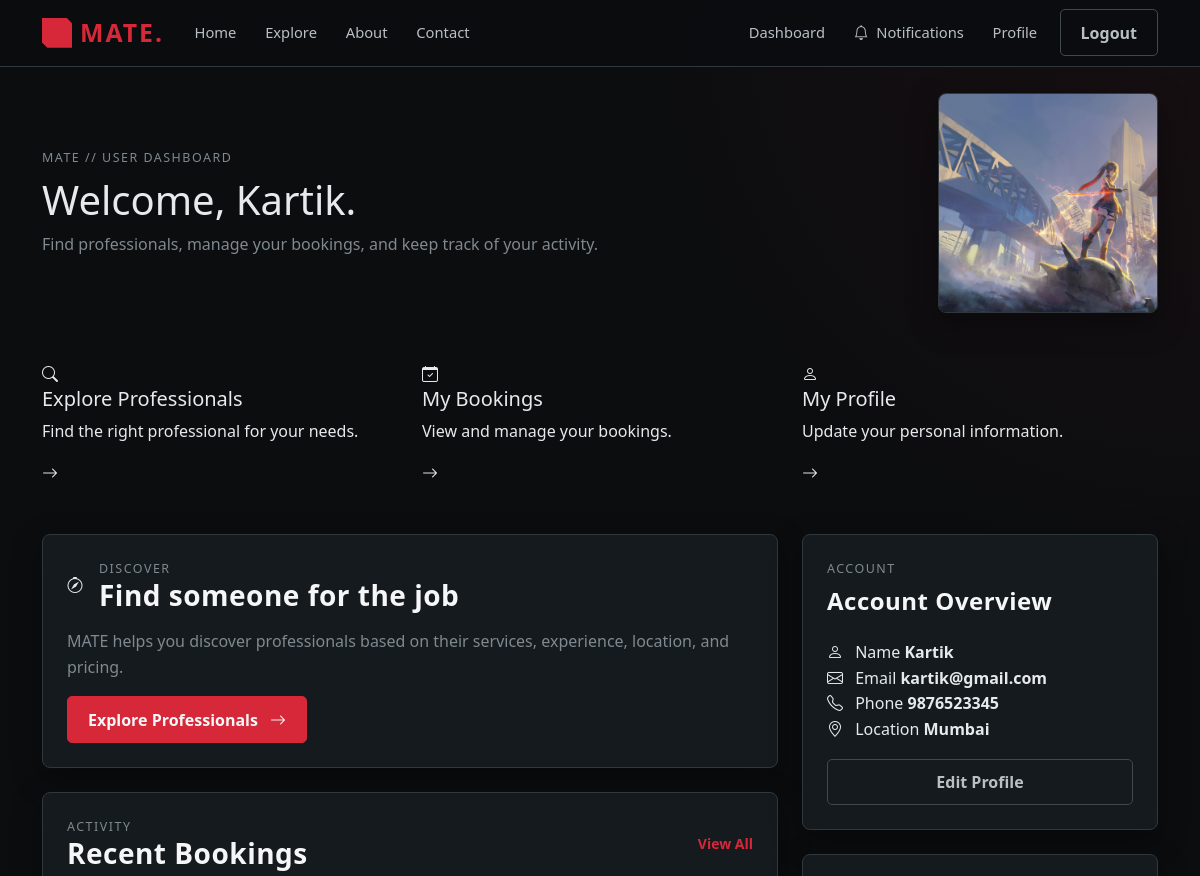
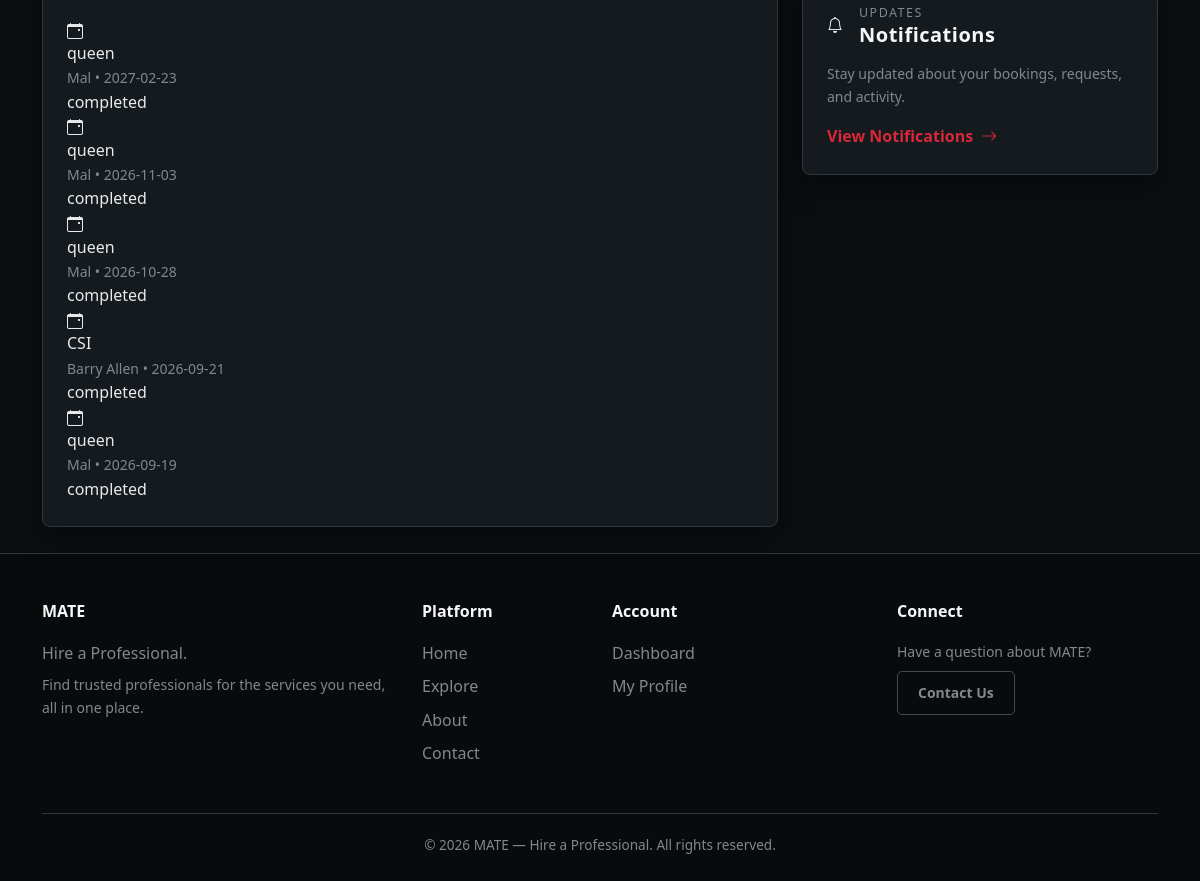
The app's page /user/dashboard (signed in) with its own data (2 pictures, top to bottom).
### tables this page shows
CREATE TABLE users (

            id INTEGER PRIMARY KEY AUTOINCREMENT,

            full_name TEXT NOT NULL,

            email TEXT NOT NULL UNIQUE,

            phone TEXT,

            password TEXT NOT NULL,

            location TEXT,

            address TEXT,

            profile_photo TEXT,

            role TEXT NOT NULL DEFAULT 'user',

            created_at TIMESTAMP DEFAULT (datetime('now', '+5 hours', '+30 minutes'))

        , date_of_birth TEXT, aadhaar_number TEXT, account_status TEXT DEFAULT 'active', ban_until TEXT, ban_reason TEXT);

CREATE TABLE bookings (

            id INTEGER PRIMARY KEY AUTOINCREMENT,

            user_id INTEGER NOT NULL,

            professional_id INTEGER NOT NULL,

            booking_date TEXT NOT NULL,

            booking_time TEXT NOT NULL,

            service TEXT NOT NULL,

            message TEXT,

            price REAL DEFAULT 0,

            status TEXT DEFAULT 'pending',

            created_at TIMESTAMP DEFAULT (datetime('now', '+5 hours', '+30 minutes')), payment_status TEXT DEFAULT 'pending', paid_at TEXT, razorpay_order_id TEXT, razorpay_payment_id TEXT,

            FOREIGN KEY (user_id)
                REFERENCES users(id)
                ON DELETE CASCADE,

            FOREIGN KEY (professional_id)
                REFERENCES professionals(id)
                ON DELETE CASCADE

        );

CREATE TABLE professionals (

            id INTEGER PRIMARY KEY AUTOINCREMENT,

            full_name TEXT NOT NULL,

            email TEXT NOT NULL UNIQUE,

            phone TEXT,

            password TEXT NOT NULL,

            profile_photo TEXT,

            profession TEXT,

            category TEXT,

            experience INTEGER DEFAULT 0,

            qualification TEXT,

            description TEXT,

            government_id_type TEXT,

            government_id_document TEXT,

            qualification_document TEXT,

            additional_document TEXT,

            verification_status TEXT DEFAULT 'pending',

            service_price REAL DEFAULT 0,

            price_unit TEXT DEFAULT 'hour',

            location TEXT,

            service_area TEXT,

            start_time TEXT,

            end_time TEXT,

            role TEXT NOT NULL DEFAULT 'professional',

            created_at TIMESTAMP DEFAULT (datetime('now', '+5 hours', '+30 minutes'))

        , date_of_birth TEXT, aadhaar_number TEXT, account_status TEXT DEFAULT 'active', ban_until TEXT, ban_reason TEXT);

### app.py (the view, shortened to what this page needs)
@app.route("/user/dashboard")
def user_dashboard():
    if "user_id" not in session:
        return redirect(
            url_for("login")
        )
    connection = get_db_connection()
    try:
        user = connection.execute(
            """
            SELECT *
            FROM users
            WHERE id = ?
            """,
            (session["user_id"],)
        ).fetchone()
        bookings = connection.execute(
            """
            SELECT
                bookings.*,
                professionals.full_name AS professional_name

            FROM bookings

            LEFT JOIN professionals
                ON bookings.professional_id =
                   professionals.id

            WHERE bookings.user_id = ?

            ORDER BY bookings.created_at DESC
            """,
            (session["user_id"],)
        ).fetchall()
    except sqlite3.Error as error:
        print(
            "USER DASHBOARD DATABASE ERROR:",
            error
        )
        bookings = []
    finally:
        connection.close()
    return render_template(
        "user_dashboard.html",
        user=user,
        bookings=bookings
    )

### templates/user_dashboard.html (shortened to what this page needs)
{% extends "base.html" %}
{% block content %}
<section class="dashboard-section">
    <div class="container">
        <div class="dashboard-header mb-4">
            <div>
                <div class="mate-label mb-2">
                    MATE // USER DASHBOARD
                </div>
                <h1 class="dashboard-title">
                    Welcome, {{ user.full_name }}.
                </h1>
                <p class="text-muted-mate mb-0">
                    Find professionals, manage your bookings,
                    and keep track of your activity.
                </p>
            </div>
            <div class="dashboard-profile">
                {% if user.profile_photo %}
                    <img
                        src="{{ url_for(
                            'static',
                            filename='uploads/user/' + user.profile_photo
                        ) }}"
                        alt="Profile photo"
                        class="dashboard-profile-image"
                    >
                {% else %}
                    <div class="dashboard-profile-placeholder">
                        <i class="bi bi-person"></i>
                    </div>
                {% endif %}
            </div>
        </div>
        <div class="row g-4 mb-5">
            <div class="col-md-4">
                <a
                    href="{{ url_for('explore') }}"
                    class="dashboard-action-card"
                >
                    <div class="dashboard-action-icon">
                        <i class="bi bi-search"></i>
                    </div>
                    <div>
                        <h5>
                            Explore Professionals
                        </h5>
                        <p>
                            Find the right professional
                            for your needs.
                        </p>
                    </div>
                    <i class="bi bi-arrow-right action-arrow"></i>
                </a>
            </div>
            <div class="col-md-4">
                <a
                    href="{{ url_for('booking_history') }}"
                    class="dashboard-action-card"
                >
                    <div class="dashboard-action-icon">
                        <i class="bi bi-calendar-check"></i>
                    </div>
                    <div>
                        <h5>
                            My Bookings
                        </h5>
                        <p>
                            View and manage your bookings.
                        </p>
                    </div>
                    <i class="bi bi-arrow-right action-arrow"></i>
                </a>
            </div>
            <div class="col-md-4">
                <a
                    href="{{ url_for('user_profile') }}"
                    class="dashboard-action-card"
                >
                    <div class="dashboard-action-icon">
                        <i class="bi bi-person"></i>
                    </div>
                    <div>
                        <h5>
                            My Profile
                        </h5>
                        <p>
                            Update your personal information.
                        </p>
                    </div>
                    <i class="bi bi-arrow-right action-arrow"></i>
                </a>
            </div>
        </div>
        <div class="row g-4">
            <div class="col-lg-8">
                <div class="mate-card p-4 mb-4">
                    <div class="d-flex align-items-center mb-3">
                        <div class="dashboard-card-icon me-3">
                            <i class="bi bi-compass"></i>
                        </div>
                        <div>
                            <div class="mate-label">
                                DISCOVER
                            </div>
                            <h3 class="mate-heading mb-0">
                                Find someone for the job
                            </h3>
                        </div>
                    </div>
                    <p class="text-muted-mate">
                        MATE helps you discover professionals
                        based on their services, experience,
                        location, and pricing.
                    </p>
                    <a
                        href="{{ url_for('explore') }}"
                        class="btn btn-mate"
                    >
                        Explore Professionals
                        <i class="bi bi-arrow-right ms-2"></i>
                    </a>
                </div>
                <div class="mate-card p-4">
                    <div class="d-flex justify-content-between align-items-center mb-4">
                        <div>
                            <div class="mate-label">
                                ACTIVITY
                            </div>
                            <h3 class="mate-heading mb-0">
                                Recent Bookings
                            </h3>
                        </div>
                        <a
                            href="{{ url_for('booking_history') }}"
                            class="mate-link small"
                        >
                            View All
                        </a>
                    </div>
                    {% if bookings %}
                        {% for booking in bookings[:5] %}
                            <div class="booking-row">
                                <div class="booking-row-icon">
                                    <i class="bi bi-calendar-event"></i>
                                </div>
                                <div class="flex-grow-1">
                                    <h6 class="mb-1">
                                        {{ booking.service }}
                                    </h6>
                                    <p class="small text-muted-mate mb-0">
                                        {{ booking.professional_name }}
                                        {% if booking.booking_date %}
                                            • {{ booking.booking_date }}
                                        {% endif %}
                                    </p>
                                </div>
                                <span
                                    class="booking-status status-{{ booking.status|lower }}"
                                >
                                    {{ booking.status }}
                                </span>
                            </div>
                        {% endfor %}
                    {% endif %}
                </div>
            </div>
            <div class="col-lg-4">
                <div class="mate-card p-4 mb-4">
                    <div class="mate-label mb-2">
                        ACCOUNT
                    </div>
                    <h4 class="mate-heading mb-4">
                        Account Overview
                    </h4>
                    <div class="dashboard-info-row">
                        <span>
                            <i class="bi bi-person me-2"></i>
                            Name
                        </span>
                        <strong>
                            {{ user.full_name }}
                        </strong>
                    </div>
                    <div class="dashboard-info-row">
                        <span>
                            <i class="bi bi-envelope me-2"></i>
                            Email
                        </span>
                        <strong class="text-truncate">
                            {{ user.email }}
                        </strong>
                    </div>
                    <div class="dashboard-info-row">
                        <span>
                            <i class="bi bi-telephone me-2"></i>
                            Phone
                        </span>
                        <strong>
                            {{ user.phone or "Not added" }}
                        </strong>
                    </div>
                    <div class="dashboard-info-row">
                        <span>
                            <i class="bi bi-geo-alt me-2"></i>
                            Location
                        </span>
                        <strong>
                            {{ user.location or "Not added" }}
                        </strong>
                    </div>
                    <a
                        href="{{ url_for('user_profile') }}"
                        class="btn btn-mate-outline w-100 mt-3"
                    >
                        Edit Profile
                    </a>
                </div>
                <div class="mate-card p-4">
                    <div class="d-flex align-items-center mb-3">
                        <div class="dashboard-card-icon me-3">
                            <i class="bi bi-bell"></i>
                        </div>
                        <div>
                            <div class="mate-label">
                                UPDATES
                            </div>
                            <h5 class="mate-heading mb-0">
                                Notifications
                            </h5>
                        </div>
                    </div>
                    <p class="text-muted-mate small">
                        Stay updated about your bookings,
                        requests, and activity.
                    </p>
                    <a
                        href="{{ url_for('notifications') }}"
                        class="mate-link"
                    >
                        View Notifications
                        <i class="bi bi-arrow-right ms-1"></i>
                    </a>
                </div>
            </div>
        </div>
    </div>
</section>
<br>
{% endblock %}

### records on screen
users: full_name "Kartik", profile_photo (picture), email "kartik@gmail.com", phone "9876523345", location "Mumbai"
bookings: service "queen", professional_name "Mal", booking_date "2027-02-23", status "completed"
bookings: service "queen", professional_name "Mal", booking_date "2026-11-03", status "completed"
bookings: service "queen", professional_name "Mal", booking_date "2026-10-28", status "completed"
bookings: service "CSI", professional_name "Barry Allen", booking_date "2026-09-21", status "completed"
bookings: service "queen", professional_name "Mal", booking_date "2026-09-19", status "completed"

### other values on screen
{{ current_year if current_year else 2026 }} "2026"
